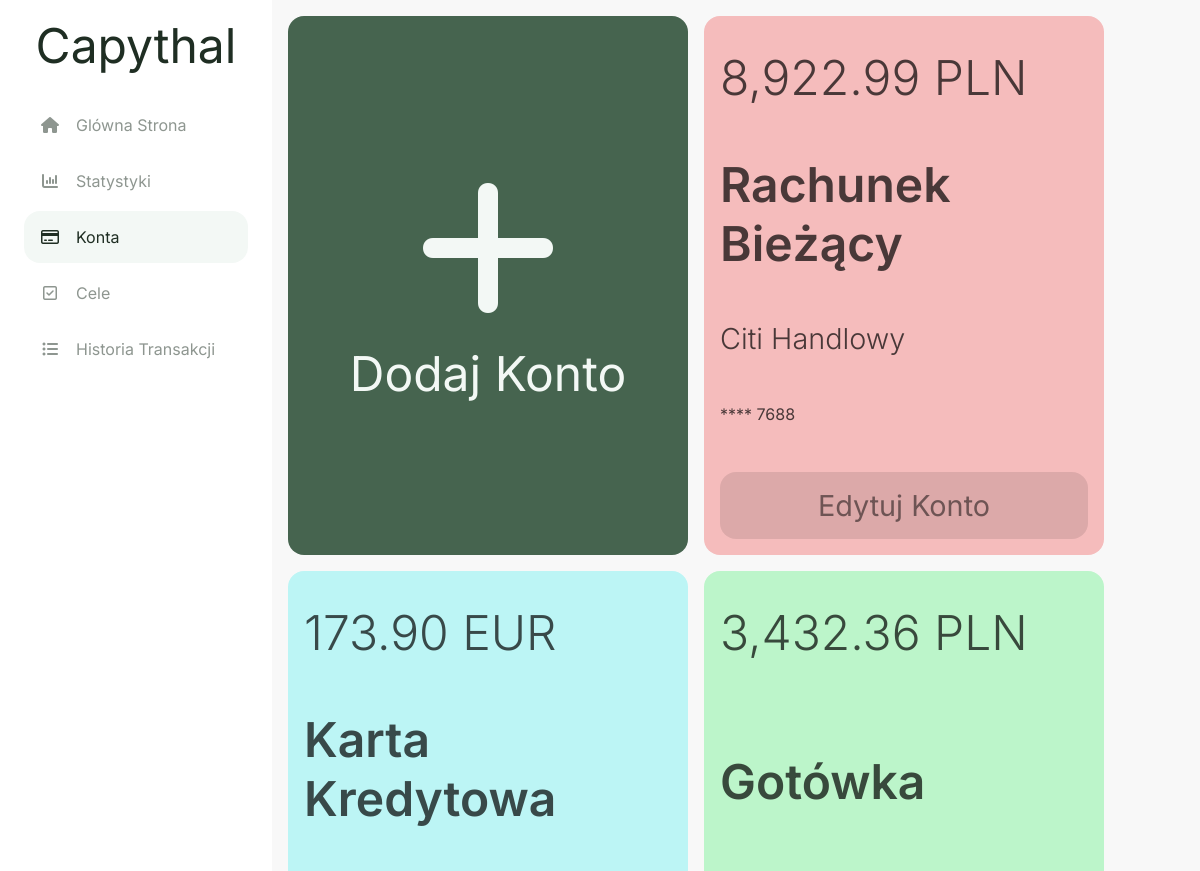
Page /accounts (signed in, upper part) on the earlier database version.
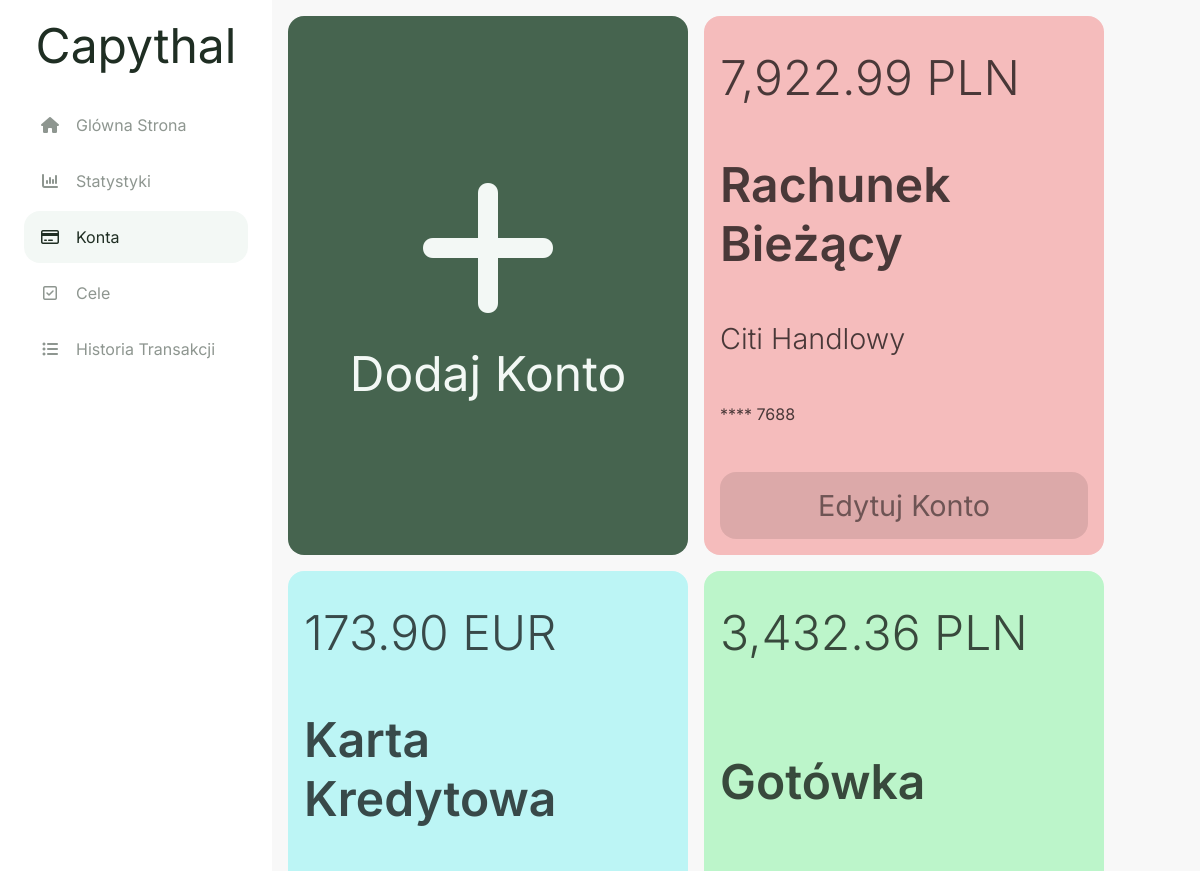
Same page on the later database version.
### capythal/models.py (models this page shows, shortened)
class account(db.Model):
    id = db.Column(db.Integer, primary_key=True)
    user_id = db.Column(db.Integer, db.ForeignKey('user.id'), nullable=False)
    currency_id = db.Column(db.Integer, db.ForeignKey('currency.id'), nullable=False)
    card_id = db.Column(db.Integer, db.ForeignKey('card.id'))
    acc_type_id = db.Column(db.Integer, db.ForeignKey('acc_type.id'), nullable=False)
    style_id = db.Column(db.Integer, db.ForeignKey('style.id'), nullable=False)
    amount = db.Column(db.Float(20,2), default = 0)
    card_number = db.Column(db.String(4))
    fin_inst = db.Column(db.String(20))
    transaction = db.relationship("transaction", backref="account", lazy=True)
    settings = db.relationship("settings", back_populates="account", uselist=False)
    goal = db.relationship("goal", backref="account", lazy=True)

class currency(db.Model):
    id = db.Column(db.Integer, primary_key=True)
    name = db.Column(db.String(20), nullable=False)
    account = db.relationship("account", backref="currency", lazy=True)
    settings = db.relationship("settings", backref="currency", lazy=True)

class acc_type(db.Model):
    id = db.Column(db.Integer, primary_key=True)
    name = db.Column(db.String(20), nullable=False)
    account = db.relationship("account", backref="acc_type", lazy=True)

### capythal/routes.py (the view, shortened to what this page needs)
@app.route('/accounts', methods=['GET', 'POST'])
@login_required
def accounts():
    form_add = addAccForm()
    form_edit = editAccForm()
    accounts = db.session.query(account,currency,card,acc_type,style).join(currency).join(card).join(acc_type).join(style).filter(account.user_id == current_user.id)
    if form_edit.deleteAcc.data and form_edit.validate():
        db.session.execute(
            delete(account)
            .where((account.id == form_edit.account_id.data) & (account.user_id == current_user.id)))
        db.session.commit()
        return redirect(url_for('accounts'))
    return render_template("accounts.html", accounts = accounts, form_add = form_add, form_edit = form_edit)

### capythal/models.py (called while the page is built)
@login_manager.user_loader
def load_user(user_id):
    return user.query.get(int(user_id))

### capythal/routes.py (called while the page is built)
@app.template_filter()
def currencyFormat(value):
    value = float(value)
    return "{:,.2f}".format(value)

### capythal/templates/accounts.html (shortened to what this page needs)
{% extends "layout.html" %}
{% set active_page = "accounts" %}
{% block head %}
  {{ super() }}
  <link rel="stylesheet" href="{{ url_for('static', filename='css/accounts.css') }}">
  <link rel="stylesheet" href="{{ url_for('static', filename='css/modals/account-modal.css') }}">
{% endblock %}
{% block content %}
<div class="accounts-flexbox">
  <a href="#modal-add" class="account-add bg-main-btn fc-main-btn">
    <span class="account-plus-sign fa fa-plus"></span>
    <span class="fs-1">Dodaj Konto</span>
  </a>
  {% for account,currency,card,acc_type,style in accounts %}
    <div class="account-info style-{{ style.name }}">
      <span class="fs-1 fw-light">{{ account.amount | currencyFormat }} {{ currency.name }}</span>
      <span class="fs-1 fw-semibold">{{ acc_type.name }}</span>
      <span class="fs-2 fw-light">
        {% if account.fin_inst %}{{ account.fin_inst }}{% endif %} {% if card.name %}{{ card.name }}{% endif %}
      </span>
      {% if account.card_number %}
      <span class="fs-4">**** {{ account.card_number }}</span>
      {% endif %}
      <a href="#modal{{ account.id }}" class="account-edit" value=1>
        <span class="fs-2">Edytuj Konto</span>
      </a>
    </div>
  {% endfor %}
</div>
{% endblock %}

Differences in the rows shown:
changed account "Citi Handlowy": amount "8,922.99" → "7,922.99"
